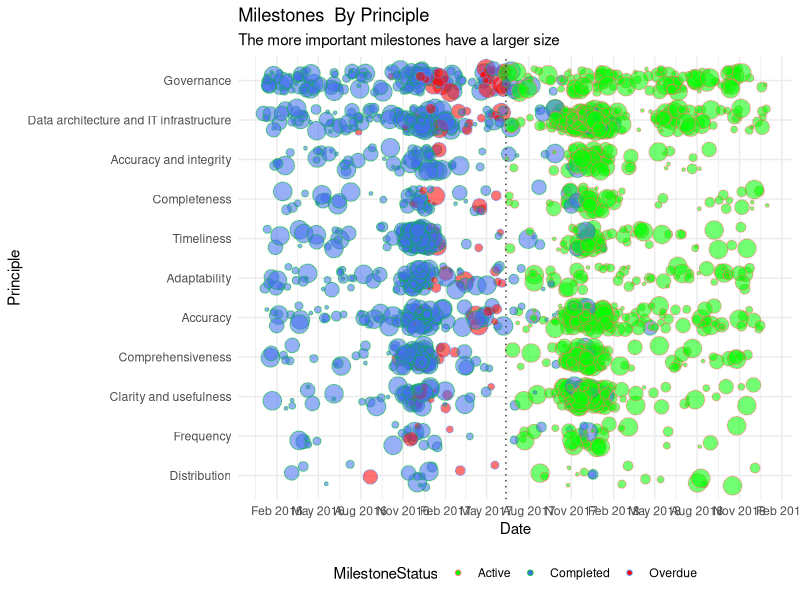
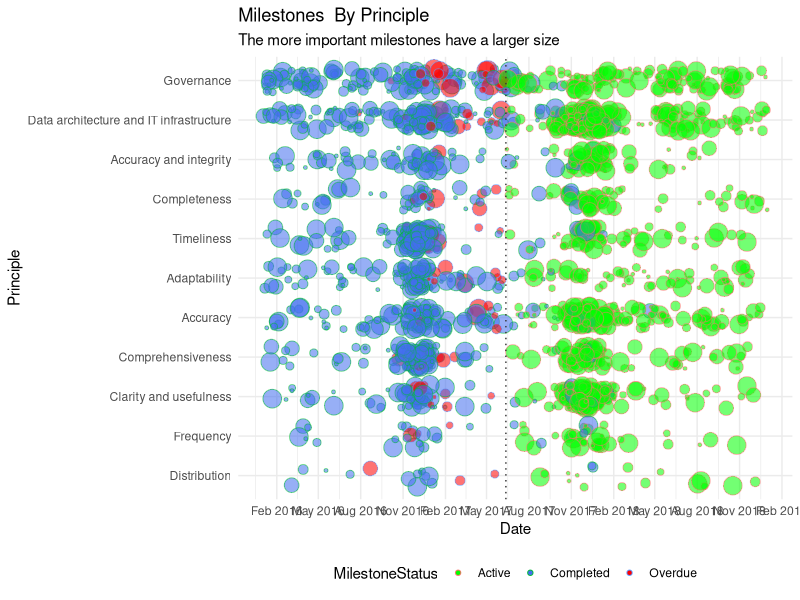

These figures' R source, in order:
#gantt data generation spike

# generate realistic data for a gantt chart for a large project

if ("tidyr" %in% rownames(installed.packages()) == FALSE) {install.packages("tidyr", repos = "http://cran.ma.imperial.ac.uk/")}
if ("dplyr" %in% rownames(installed.packages()) == FALSE) {install.packages("dplyr", repos = "http://cran.ma.imperial.ac.uk/")}
if ("readr" %in% rownames(installed.packages()) == FALSE) {install.packages("readr", repos = "http://cran.ma.imperial.ac.uk/")}
if ("ggplot2" %in% rownames(installed.packages()) == FALSE) {install.packages("ggplot2", repos = "http://cran.ma.imperial.ac.uk/")}
if ("forcats" %in% rownames(installed.packages()) == FALSE) {install.packages("forcats", repos = "http://cran.ma.imperial.ac.uk/")}
if ("scales" %in% rownames(installed.packages()) == FALSE) {install.packages("scales", repos = "http://cran.ma.imperial.ac.uk/")}
if ("stringr" %in% rownames(installed.packages()) == FALSE) {install.packages("stringr", repos = "http://cran.ma.imperial.ac.uk/")}
if ("openxlsx" %in% rownames(installed.packages()) == FALSE) {install.packages("openxlsx", repos = "http://cran.ma.imperial.ac.uk/")}
if ("lubridate" %in% rownames(installed.packages()) == FALSE) {install.packages("lubridate", repos = "http://cran.ma.imperial.ac.uk/")}

library(tidyr)
library(dplyr)
library(readr)
library(ggplot2)
library(forcats)
library(stringr)
library(scales)
library(openxlsx)


# principles 1 and 2 have many milestones, 10 and 11 have relatively fewer
principle_dist <- c(rep(1:11, c(30, 35, 10, 7, 8, 17, 22, 10, 10, 5, 3)))
principle_dist1 <- c(rep(1:11, c(10, 11, 10, 7, 45, 17, 22, 40, 10, 5, 2)))
principle_dist2 <- c(rep(1:11, c(5, 35, 10, 7, 8, 2, 22, 10, 30, 5, 1)))

project_length_days = 365 * 3 # 3 years
project_start_date <- as.Date("2016-01-01")
project_critical_date1 <- as.Date("2016-12-05")
project_critical_date2 <- as.Date("2017-12-01")

current_date <- as.Date("2017-06-12")
milestone_rag_values <- c("Red", "Amber", "Green")
milestone_status_values <- c("Active", "Completed")

weight_values <- c(0.1, 0.3, 0.5, 0.9, 2.7, 5)

df_p <-readr::read_csv("Principle.csv")

# let's generate a baseline of evenly spread milestones
n <- 1000
df <- data_frame(
  PrincipleKey = sample(principle_dist, n, replace = TRUE),
  MilestoneDate = sample(project_start_date + 1:project_length_days, n, replace = TRUE)
)

n <- 500
df_bump1 <- data_frame(
  PrincipleKey = sample(principle_dist1, n, replace = TRUE),
  MilestoneDate = project_critical_date1 + floor(rnorm(n, 0, 20))
)

n <- 600
df_bump2 <- data_frame(
  PrincipleKey = sample(principle_dist2, n, replace = TRUE),
  MilestoneDate = project_critical_date2 + floor(rnorm(n, 0, 30))
)

df_total <- bind_rows(df, df_bump1, df_bump2)

n_total <- nrow(df_total)
df_total <-
  df_total %>%
  mutate(
    MilestoneKey = 1:n_total,
    MilestoneStatus = ifelse(MilestoneDate > current_date + rnorm(n_total, 0, 120), "Active", "Completed"),
    MilestoneStatus = ifelse(MilestoneDate < current_date & MilestoneStatus == "Active", "Overdue", MilestoneStatus),
    MilestoneRAG = sample(milestone_rag_values, n_total, replace = TRUE),
    Weight = sample(weight_values, n_total, replace = TRUE)
  )

df_final <- df_total %>%
  inner_join(df_p) %>%
  mutate(PrincipleName = fct_reorder(PrincipleName, -PrincipleKey))

save(df_final, file = "Project Status.rData")
write_csv(df_final, "Project Status.csv")

ggplot(df_final, aes(x =  MilestoneDate, y = PrincipleName, col = MilestoneStatus, 
                fill = MilestoneStatus)) +
  geom_jitter(aes(alpha = 0.4, size = Weight),  width = 0.3, height = 0.3, shape = 21) +
  scale_x_date("Date", date_breaks = "3 months", date_labels = "%b %Y") +
  scale_y_discrete("Principle") +
  scale_fill_manual(values = c("green","royalblue2", "red"), labels = c("Active","Completed", "Overdue")) +
  scale_size(guide = FALSE) +
  scale_alpha(guide = FALSE) +
  geom_vline(xintercept = as.numeric(current_date), linetype = "dotted", col = "gray22") +
  theme_minimal() +
  theme(legend.position = "bottom") +
  ggtitle(label = "Milestones  By Principle",
          subtitle = "The more important milestones have a larger size")

ggsave("Gantt style Project Overview Wider.png", width = 15, height = 7,device = "png")
